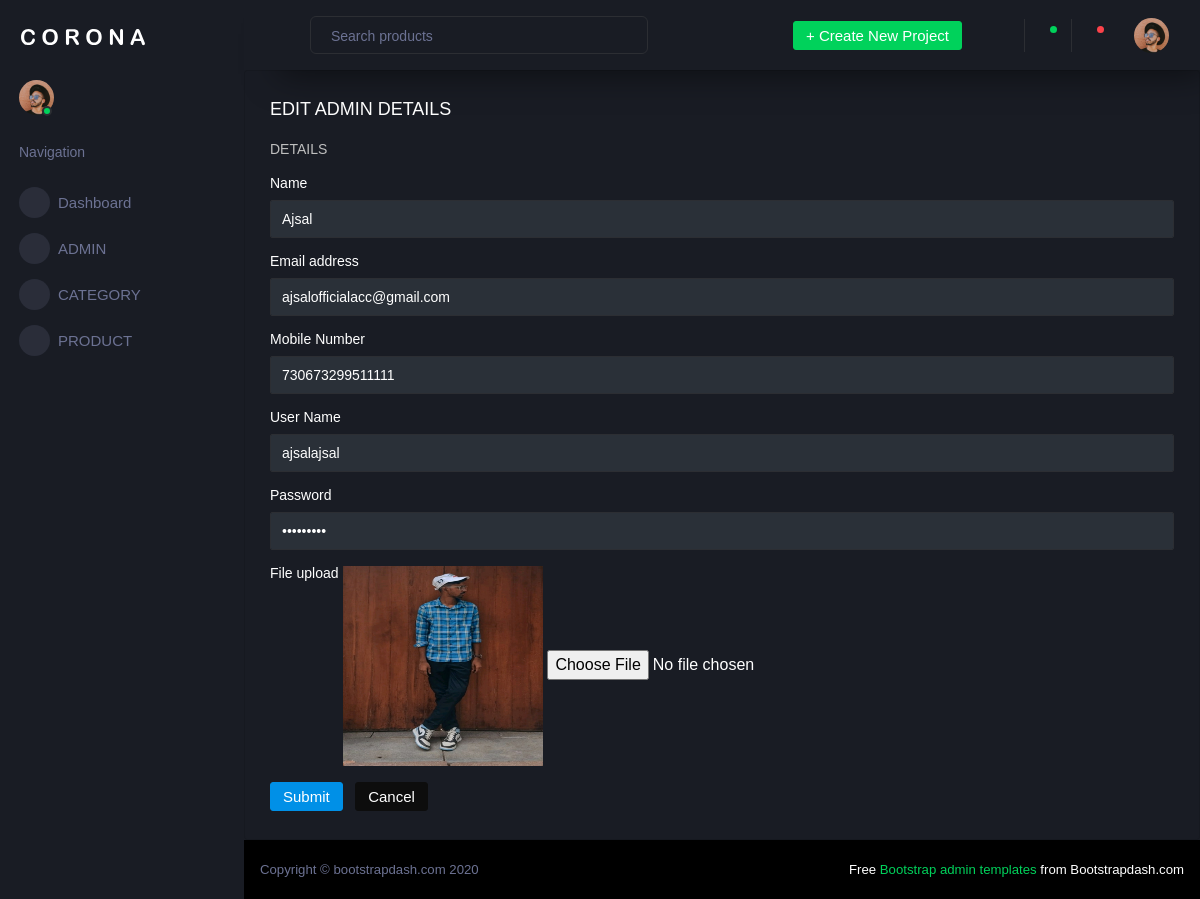
The page /backend/editadminpage/6/ on the database its author committed.
### backend/models.py (models this page shows)
class admindb(models.Model):
    NAME = models.CharField(max_length=100, null=True, blank=True)
    EMAIL = models.EmailField(null=True, blank=True)
    NUMBER = models.IntegerField(null=True, blank=True)
    USERNAME = models.CharField(max_length=50, null=True, blank=True)
    PASSWORD = models.CharField(max_length=50, null=True, blank=True)
    IMAGE = models.ImageField(upload_to="profile",null=True, blank=True)

### backend/views.py (the view)
# urls.py: path('editadminpage/<int:dataid>/', views.editadminpage, name="editadminpage"),
def editadminpage(req,dataid):
    data = admindb.objects.get(id=dataid)
    print(data)
    return render(req,"editadmin.html", {'data':data})

### backend/templates/editadmin.html (shortened to what this page needs)
<!DOCTYPE html>
{% extends 'index.html' %}
{% block content %}
<html lang="en">
<head>
</head>
<body>
<div class="card">
                  <div class="card-body">
                    <h4 class="card-title">EDIT ADMIN DETAILS</h4>
                    <p class="card-description"> DETAILS</p>
                    <form class="forms-sample" method="post" action="{% url 'updateadmin' dataid=data.id %}" enctype="multipart/form-data">
                      <div class="form-group">
                        <label for="exampleInputName1">Name</label>
                        <input type="text" class="form-control" id="exampleInputName1" placeholder="Name" name="name" value="{{ data.NAME}}">
                      </div>
                      <div class="form-group">
                        <label for="exampleInputEmail3">Email address</label>
                        <input type="email" class="form-control" id="exampleInputEmail3" placeholder="Email" name="email" value="{{ data.EMAIL}}">
                      </div>
                        <div class="form-group">
                        <label for="exampleInputName1">Mobile Number</label>
                        <input type="text" class="form-control" id="exampleInputName1" placeholder="Number" name="number" value="{{ data.NUMBER}}">
                      </div>
                      <div class="form-group">
                        <label for="exampleInputName1">User Name</label>
                        <input type="text" class="form-control" id="exampleInputName1" placeholder="User Name" name="username" value="{{ data.USERNAME}}">
                      </div>
                      <div class="form-group">
                        <label for="exampleInputPassword4">Password</label>
                        <input type="password" class="form-control" id="exampleInputPassword4" placeholder="Password" name="password" value="{{ data.PASSWORD}}">
                      </div>
                      <div class="form-group">
                        <label>File upload</label>
                        <img src="{{data.IMAGE.url}}" width="200px" height="200px">
                        <input type="file" name="image">
                      </div>
                      <button type="submit" class="btn btn-primary mr-2">Submit</button>
                      <button class="btn btn-dark">Cancel</button>
                    </form>
                  </div>
                </div>
</body>
</html>
{% endblock %}

### rows shown on the page
admindb: name "Ajsal", email "ajsalofficialacc@gmail.com", number "730673299511111", username "ajsalajsal", IMAGE (picture)
